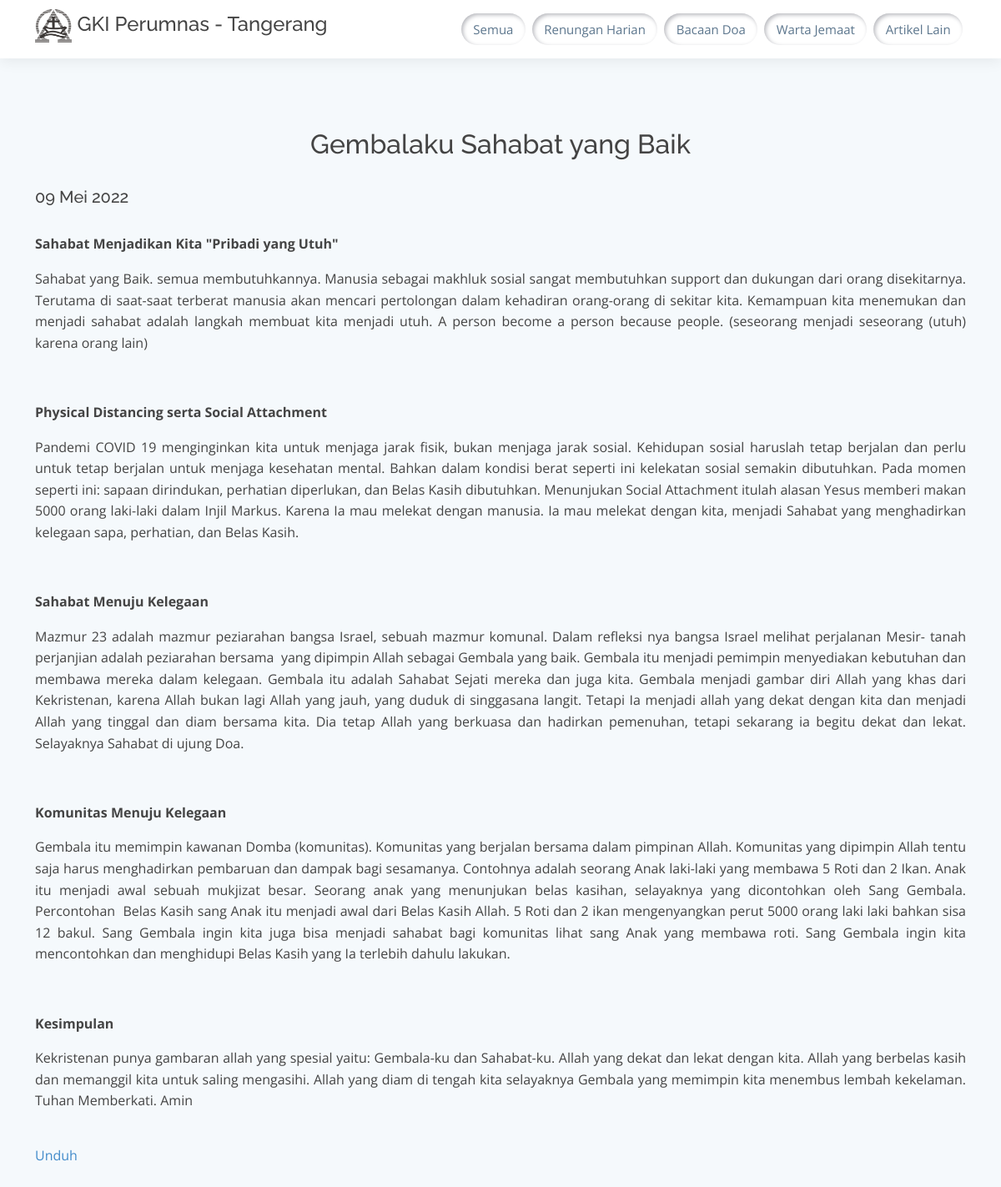
The page /artikel/3 on the database its author committed.
### tables this page shows
CREATE TABLE `artikel` (
  `id_artikel` int(11) NOT NULL,
  `judul_artikel` varchar(50) NOT NULL,
  `tipe_artikel` varchar(25) NOT NULL,
  `deskripsi_singkat` varchar(100) NOT NULL,
  `isi` text DEFAULT NULL,
  `file` varchar(100) DEFAULT NULL,
  `status_artikel` varchar(20) NOT NULL,
  `id_user` int(11) NOT NULL,
  `created_at` datetime NOT NULL,
  `updated_at` datetime DEFAULT NULL
);

### application/controllers/Artikel.php (called while the page is built, shortened)
<?php
class Artikel extends CI_Controller
{
    public function __construct()
    {
        $this->load->model(array('M_Artikel', 'M_Anggota_Jemaat'));
    }
    public function baca_artikel($id_artikel)
    {
        $cek_artikel = $this->M_Artikel->cek_pdf($id_artikel)->row_array();
        if ($cek_artikel['file'] != NULL) {
            $data['artikel'] = $this->M_Artikel->pilihan_artikel($id_artikel)->row_array();
            $this->load->view('artikel/v_lihat_pdf.php', $data);
        } else {
            $data['artikel'] = $this->M_Artikel->pilihan_artikel($id_artikel)->result();
            $this->load->view('artikel/v_baca_artikel.php', $data);
        }
    }
}

### index.php (called while the page is built, shortened)
<?php
require_once BASEPATH.'core/CodeIgniter.php';

### application/models/M_Artikel.php (called while the page is built, shortened)
<?php
class M_Artikel extends CI_Model
{
    public function pilihan_artikel($id_artikel)
    {
        return $this->db->query("SELECT * FROM artikel WHERE id_artikel = '$id_artikel'");
    }
}

### application/helpers/fungsi_helper.php (called while the page is built, shortened)
<?php
function tanggal_indonesia($tanggal_lengkap)
{
    $tanggal = date_format(date_create($tanggal_lengkap), "d/n/Y");
    $nama_bulan = array(
        1 => 'Januari', 2 => 'Februari', 3 => 'Maret', 4 => 'April', 5 => 'Mei', 6 => 'Juni', 7 => 'Juli', 8 => 'Agustus',
        9 => 'September', 10 => 'Oktober', 11 => 'November', 12 => 'Desember'
    );
    $pisah = explode("/", $tanggal);
    $tanggal_baru = $pisah[0] . " " . $nama_bulan[$pisah[1]] . " " . $pisah[2];
    return $tanggal_baru;
}

### application/views/artikel/v_baca_artikel.php (the view, shortened to what this page needs)
<!DOCTYPE html>
<html lang="id">
<head>
  <link rel="stylesheet" href="<?php echo base_url(); ?>assets/artikel/css/styleArtikel.css">
  <link href="<?php echo base_url(); ?>resources/assets/vendor/animate.css/animate.min.css" rel="stylesheet">
  <link href="<?php echo base_url(); ?>resources/assets/vendor/aos/aos.css" rel="stylesheet">
  <link href="<?php echo base_url(); ?>resources/assets/vendor/bootstrap/css/bootstrap.min.css" rel="stylesheet">
  <link href="<?php echo base_url(); ?>resources/assets/vendor/bootstrap-icons/bootstrap-icons.css" rel="stylesheet">
  <link href="<?php echo base_url(); ?>resources/assets/vendor/boxicons/css/boxicons.min.css" rel="stylesheet">
  <link href="<?php echo base_url(); ?>resources/assets/vendor/glightbox/css/glightbox.min.css" rel="stylesheet">
  <link href="<?php echo base_url(); ?>resources/assets/vendor/swiper/swiper-bundle.min.css" rel="stylesheet">
  <link rel="stylesheet" href="<?php echo base_url(); ?>resources/assets/css/styleHome.css">
</head>
<body>
  <header id="header" class="d-flex align-items-center">
    <div class="container d-flex align-items-center">
      <div class="logo me-auto">
        <h4><img src="<?php echo base_url(); ?>resources/assets/img/logo-GKI-tr.png" alt=""> <span></span> GKI Perumnas - Tangerang</h4>
      </div>
      <nav id=" navbar" class="navbar">
        <ul>
          <li><a href="<?php echo base_url() . 'Artikel' ?>">Semua</a></li>
          <li><a href="<?php echo base_url() . 'Artikel/renungan_harian' ?>">Renungan Harian</a></li>
          <li><a href="<?php echo base_url() . 'Artikel/bacaan_doa' ?>">Bacaan Doa</a></li>
          <li><a href="<?php echo base_url() . 'Artikel/warta_jemaat' ?>">Warta Jemaat</a></li>
          <li><a href="<?php echo base_url() . 'Artikel/artikel_lainnya' ?>">Artikel Lain</a></li>
        </ul>
      </nav>
    </div>
  </header>
  <section class="section-bg">
    <div class="container">
      <div class="row">
        <div class="mb-4 mt-4">
          <?php
          foreach ($artikel as $lihat_artikel) { ?>
            <article>
              <h2 style="text-align: center;"><?php echo $lihat_artikel->judul_artikel ?></h2>
              <br>
              <h5>
                <?php echo tanggal_indonesia($lihat_artikel->created_at);  ?>
              </h5>
              <br>
              <div class="isi-artikel">
                <?php echo $lihat_artikel->isi ?>
              </div>
              <br>
              <a href="<?php echo base_url() . 'Artikel/pdf/' . $lihat_artikel->id_artikel; ?>" target="_blank">Unduh</a>
            </article>
          <?php
          } ?>
        </div>
      </div>
    </div>
  </section>
</body>
</html>

### assets/artikel/css/styleArtikel.css (style rules this page uses)
.isi-artikel { line-height: 1.6; }
a { color: #cc6060; text-decoration: none; }

### resources/assets/css/styleHome.css (style rules this page uses)
body { font-family: "Open Sans", sans-serif; color: #444; }
a { color: #428bca; text-decoration: none; }
h1, h2, h3, h4, h5, h6, .font-primary { font-family: "Raleway", sans-serif; }
#header { height: 70px; background: #fff; z-index: 997; box-shadow: 0px 5px 15px 0px rgba(0, 0, 0, 0.06); }
#header .logo img { padding: 0; margin: 0; max-height: 40px; }
.scrolled-offset { margin-top: 70px; }
.navbar { padding: 0; }
.navbar ul { margin: 0; padding: 0; display: flex; list-style: none; align-items: center; }
.navbar li { position: relative; }
.navbar a, .navbar a:focus { display: flex; align-items: center; justify-content: space-between; font-family: "Open Sans", sans-serif; font-size: 15px; color: #5c768d; white-space: nowrap; transition: 0.3s; padding: 0.5rem 0.9rem; margin: 0.25rem; border-radius: 20px; box-shadow: inset 2px 2px 5px #b8b9be, inset -3px -3px 7px #ffffff; }
section { padding: 60px 0; overflow: hidden; }
.section-bg { background-color: #f5f9fc; }

### application/views/artikel/v_baca_artikel.php (style rules this page uses)
.isi-artikel { line-height: 1.6; }

### rows shown on the page
artikel: judul_artikel "Gembalaku Sahabat yang Baik", created_at "09 Mei 2022", isi "Sahabat Menjadikan Kita \"Pribadi yang Utuh\" Sahabat yang Baik. semua membutuhkannya. Manusia sebagai makhluk sosial sangat membutuhkan support dan dukungan dari orang disekitarnya. Terutama di saat-saat terberat manusia akan mencari pertolongan dalam kehadiran orang-orang di sekitar kita. Kemampuan kita menemukan dan menjadi sahabat adalah langkah membuat kita menjadi utuh. A person become a person because people. (seseorang menjadi seseorang (utuh) karena orang lain) Physical Distancing serta Social Attachment Pandemi COVID 19 menginginkan kita untuk menjaga jarak fisik, bukan menjaga jarak sosial. Kehidupan sosial haruslah tetap berjalan dan perlu untuk tetap berjalan untuk menjaga…"
